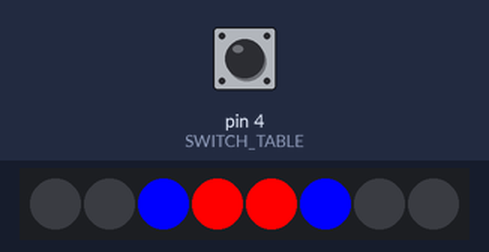
A sketch run on a simulated Arduino Uno, built with avr-gcc and run on an emulated ATmega328P. Parts: 8 RGB LEDs in strip order, left to right. The inputs (shaded band) are chosen by the test bench; at power-on: pin 4 (SWITCH_TABLE) LOW. Dim RGB values are drawn brighter than linear.

Above: at 1.2 s.
1.3 s: pin 4 (SWITCH_TABLE) pulled HIGH for 0.15 s
At 1.74 s:
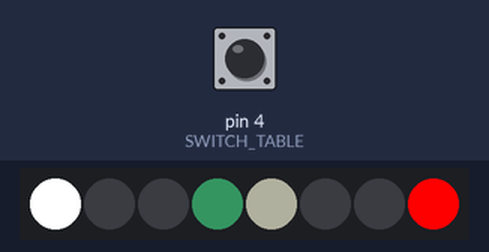
2.0 s: pin 4 (SWITCH_TABLE) pulled HIGH for 1 s
At 2.34 s:
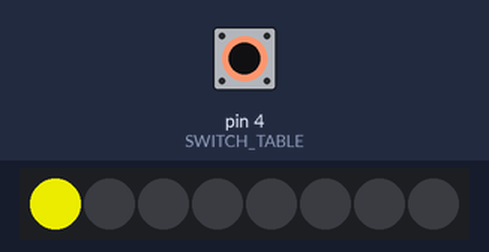
3.6 s: pin 4 (SWITCH_TABLE) pulled HIGH for 0.15 s
4.3 s: pin 4 (SWITCH_TABLE) pulled HIGH for 3.2 s
At 8.77 s:
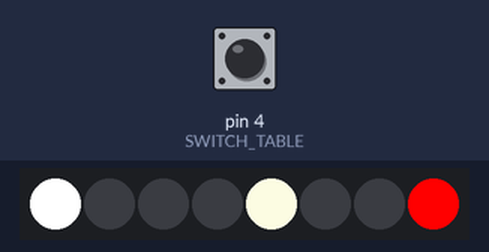
Timing chart, 0 to 15.9 s (numbered marks = the images above; inputs shaded):
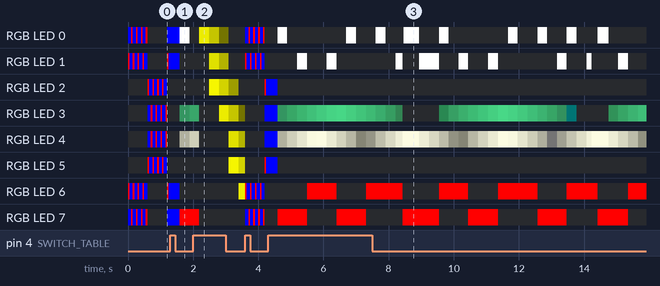

Measured:
- after the input at 1.3 s, the LEDs: change after 0.29 s (image 1)
- after the input at 2.0 s, the LEDs: change after 0.19 s (image 2)
- after the input at 4.3 s, the LEDs: first change after 0.29 s (image 3 shows a later state)

The sketch:

Multi_Blink5_Neo.ino
```cpp
/*
 Multi_Blink5_Neo

 Blink lots of Neopixel LEDs at different frequencies simultaneously, include fades,
 delays and loops in patterns.

 Marco Colli - June 2020

 Demonstrates
  - the way to carry out multiple time based tasks without using the delay() function
  - the use of structures (and unions and structures within structures)
  - a data driven approach to programming to create compact, reusable code

 How this works
 ==============
   This sketch separates the HOW (code) and the WHAT (data) of multi-tasking
   the blinking of LEDs. How we blink LEDS is the same no matter what LED we
   are blinking, so this can be defined independently. Which LEDs the blinking
   applies to and how long it lasts is separately defined and applied to the
   code. This data driven approach is applicable to any number of situations
   where repeated independent actions need to be carried out simultaneously.

   The code used in this sketch implements a general approach to manipulating
   the neopixel animations based on a Finite State Machine. What to do in each
   state of the FSM is defined using the constants MB_*, arranged in data tables
   that are 'run' by the overall FSM. To change the behavior of the software,
   the data table is modified for the new requirements/patterns.

   The sequeunce tables (defined in T[] below) consist of an arbitrary length
   array of sequeunce_t structures that define the parameters for the neopixels
   and 'remember' the current FSM parameters - for example, its current state
   and how long it should last.

   Each sequence_t entry has associated with it up to MAX_STATE states (defined
   using stateDef_t structures) that specify what the FSM will do when it is in
   that state. To change the number of allowable states, modify the MAX_STATE
   constant.

   The tables can be statically or dynamically initialized. In this code the
   patterns are defined statically in the T[] tables.

   The overall effect is that the sequence tables work like a macro programming
   language to direct the how the LEDs should be animated.

 Defining stateDef entries
 =========================
   MB_SET
   ------
   Keep the LED on the specified color for the specified time.

   The macro SET(t, c) is used to statically initialize the set parameters,
   where t is the time to keep the color c on.

   For example, the entry
   { SET(25, CRGB(255,255,255) }
   keeps the color output at the RGB color (255,255,255) for 25 milliseconds.

   MB_LOOP
   -------
   Makes the pattern loop back to the nominated array element in the pattern
   for the specified number of times after a specified delay.

   The macro DO(t, j, n) is used to set the loop parameters, where t is the
   delay time before testing the loop, j is the jump-to array index (zero
   based) to loop back to and n is the total number of times to execute the
   loop. A table entry will loop back to the start when it reaches the end
   or use MB_GOTO for infinite loops.

   For example, the entry
   { DO(10, 0, 3) }
   causes the FSM to delay 10 milliseconds and then loop back to element 0.
   The process is repeated it 2 more time (3 total).

   MB_FADE
   -------
   Fades a led from a starting color to an end color (both FastLED CRGB values)
   over a specified time period. This is, in effect, a special kind of loop that
   interpolates between two colors.

   The macro FADE(t, c1, c2) is used to initialize the fade effect parameters in
   the data structure, where t is the overall time to fade, c1 and c2 are the start
   and end color CRGB values, respectively.

   For example, the entry
   { FADE(500, CRGB(0,0,0), CRGB(255, 255, 255) }
   fades a led between CRGB colors (0,0,0) and (255,255,255) over 500 milliseconds.

   MB_GOTO
   -------
   Go to the state specified as the next state, with an optional time delay
   before jumping to the new state.

   The macro GOTO(t, j) is used to initialize the goto parameters in the data
   structure, where t is the time before jumping to the zero-based jump-to state
   index j.

   For example, the entry
   { GOTO(55, 2) }
   goes to state 2 after 55 milliseconds have elapsed.

   MB_STOP
   -------
   Stop executing the pattern. It disables a pattern from running by changing
   the sequence enable flag to false.

   The macro STOP is used to create a MB_STOP state entry.

   MB_NULL
   -------
   Placemarker for sequence entries that are unused. These entries are skipped.

   The macro NOP (no operation) is used to create a MB_NULL entry.

 Building a ledTable
 ===================
   Whilst ledTable entries are defined and run independently, the patterns are constructed
   by considering and planning how these independent lights interact for the viewer.

   So this data for led index 3
   { 3, {SET(25, CRGB(0,0,0), SET(25, CRGB(255,255,255), DO(0, 0, 3), SET(300, CRGB(0,0,0)} },

   does this:
   State 0 is LED at RGB BLACK for 25 ms
   State 1 is LED at RGB WHITE for 25 ms
   State 2 is loop back to state 0 and repeat it 2 more time (3 total)
   State 3 is LED at RGB BLACK for 300 ms - this is a delay while the 'other' LED blinks (see below)

   So if we want to have a paired LED that works in tandem with this one and is blinking
   while this one is off, we need to implement the logic

   State 0 is LED at RGB BLACK for 300 ms - this is a delay while the 'other' LED blinks (see above)
   State 1 is LED at RGB WHITE for 25 ms
   State 2 is LED at RGB BLACK for 25 ms
   State 3 is loop back to state 1 and repeat it 2 more time (3 total)

   which provides the following table entry for output led 4
   { 4, {SET(300, CRGB(0,0,0), SET(25, CRGB(255,255,255), SET(25, CRGB(0,0,0), DO(0, 0, 3)} },

   So if we look at them as a pair
   { 3, {SET(25, CRGB(0,0,0), SET(25, CRGB(255,255,255), DO(0, 0, 3), SET(300, CRGB(0,0,0)} },
   { 4, {SET(300, CRGB(0,0,0), SET(25, CRGB(255,255,255), SET(25, CRGB(0,0,0), DO(0, 0, 3)} },

   Similarly, more complex patterns and interactions can be planned and configured
   into the data tables.
*/
#include <FastLED.h>

#ifndef DEBUG
#define DEBUG 0   // enable/disable debug output
#endif

#if DEBUG
#define PRINT(s, v)   { Serial.print(F(s)); Serial.print(v); }
#define PRINTX(s, v)  { Serial.print(F(s)); Serial.print(F("0x")); Serial.print(v, HEX); }
#define PRINTS(s)     { Serial.print (F(s)); }
#define PRINTSTATE(s, l, i) \
{ \
  Serial.print(F("\n")); Serial.print(now); \
  Serial.print(F(" ")); Serial.print(F(s)); \
  Serial.print(F(" L:")); Serial.print(l); \
  Serial.print(F("[")); Serial.print(cs); \
  Serial.print(F("]")); \
}
#else
#define PRINT(s, v)
#define PRINTX(s, v)
#define PRINTS(s)
#define PRINTSTATE(s, l, i)
#endif

const uint8_t SWITCH_TABLE = 4;  // switch between patterns using this input

// FastLED --------------
// For led chips like Neopixels, which have a data line, ground, and power, you just
// need to define DATA_PIN.  For led chipsets that are SPI based (four wires - data, clock,
// ground, and power), like the LPD8806 define both DATA_PIN and CLOCK_PIN
const uint8_t LED_DATA_PIN = 2;
// const uint8_t CLOCK_PIN = 13;

const uint8_t NUM_LEDS = 8;     // define the number of LEDs in the LED string

#define LED_TYPE    WS2812      // FastLED - LED type
#define COLOR_ORDER GRB         // FastLED - RGB color order

CRGB leds[NUM_LEDS];            // FastLED - define the array of leds
bool needsUpdate;               // true when a color has changed

// State values for the Finite State Machine (FSM)
typedef enum { MB_NULL, MB_SET, MB_FADE, MB_LOOP, MB_GOTO, MB_STOP} state_t;

// Class to encapsulate fading a neopixel using Bresenham's algorithm
// for a straight line in 3D (RGB color) space.
// Algorithm implementation adapted from http://members.chello.at/easyfilter/bresenham.html
class cNeoFade
{
public:

  cNeoFade(void) { _ended = true; }

  inline bool isEnded(void) { return(_ended); }

  void setFade(uint16_t period, const CRGB &rgb0, const CRGB &rgb1)
  // initialize for a fade between rgb0 and rgb1
  {
    _r0 = rgb0.r;  _r1 = rgb1.r;
    _g0 = rgb0.g;  _g1 = rgb1.g;
    _b0 = rgb0.b;  _b1 = rgb1.b;

    _dR = uiabs(_r1, _r0);  _sR = _r0 < _r1 ? 1 : -1;
    _dG = uiabs(_g1, _g0);  _sG = _g0 < _g1 ? 1 : -1;
    _dB = uiabs(_b1, _b0);  _sB = _b0 < _b1 ? 1 : -1;
    _dMax = max3(_dR, _dG, _dB);
    _steps = _dMax;
    _r1 = _g1 = _b1 = _dMax / 2;            /* error offset */

    // step timing
    _timeInterval = period / _steps;
    if (_timeInterval == 0) _timeInterval = 1;
    _timeStart = 0;

    _ended = false;
  }

  bool getNext(uint32_t nowTime, CRGB *rgb)
  // Get the next coordinate on the fade 'line'
  // Return true if the coordinate returned is valid
  {
    if (!_ended && nowTime - _timeStart < _timeInterval)
      return(false);

    _timeStart = millis();

    rgb->r = _r0; rgb->g = _g0; rgb->b = _b0;

    _ended = (_steps == 0);
    if (!_ended)
    {
      _steps--;
      _r1 -= _dR; if (_r1 < 0) { _r1 += _dMax; _r0 += _sR; }
      _g1 -= _dG; if (_g1 < 0) { _g1 += _dMax; _g0 += _sG; }
      _b1 -= _dB; if (_b1 < 0) { _b1 += _dMax; _b0 += _sB; }
    }

    return(!_ended);
  }

private:
  int16_t _r0, _g0, _b0, _r1, _g1, _b1, _steps;
  int16_t _dR, _dG, _dB, _dMax;
  int8_t _sR, _sG, _sB;
  bool _ended;

  // timing parameters
  uint32_t _timeStart; // animation time start
  uint32_t _timeInterval; // interval between color changes

  inline uint16_t uiabs(uint16_t a, uint16_t b) { return((a > b) ? (a - b) : (b - a)); }

  uint16_t max3(uint16_t x, uint16_t y, uint16_t z)
  // find and return the maximum of 3 values
  {
    uint16_t m = z;    // assume z to start with

    if (x > y) { if (x > z) m = x; }
    else { if (y > z) m = y; }

    return(m);
  }
};

// The number of state definitions for each element of the LED table.
// There are up to MAX_STATE transitions allowed per element of the LED table.
// If more than the number defined are required, change this constant.
// NOTE: All the table entries will get MAX_STATE transitions allocated, even
// if they are not used, so big numbers use up lots of memory!
const uint8_t MAX_STATE = 5;

#define  ARRAY_SIZE(a)  (sizeof(a)/sizeof((a)[0]))

// Data structures for the state definition and the LED table
typedef struct
{
  state_t  stateID;       // state value for this state (MB_*)
  uint32_t activeTime;    // active time for this state

  // various state presets
  uint32_t data1;        // the color for this on/off state or start of fade
  uint32_t data2;        // end color fade
} stateDef_t;

typedef struct
{
  uint8_t ledId;          // led number in the LED array
  stateDef_t state[MAX_STATE];  // the MB_* state definitions. Add more states if required
} sequence_t;

typedef struct
{
  // sequence variables
  bool       enabled;        // true if this table entry is enabled
  uint8_t    currentState;   // index of currently active state
  uint32_t   lastWakeup;     // saves the millis() value when last woken up

  // state variables
  cNeoFade* nf;      // neofade object to control fading execution
  uint16_t counter;  // current loop counter
} scratchpad_t;

// Macros used to statically initialize the data
#define  SET(t, c)        {MB_SET,(t),(c),0}
#define  DO(t, j, n)      {MB_LOOP,(t),(j),(n)}
#define  FADE(t, c1, c2)  {MB_FADE,(t),(c1),(c2)}
#define  GOTO(t, j)       {MB_GOTO,(t),(j),0}
#define  STOP             {MB_STOP,0,0,0}
#define  NOP              {MB_NULL,0,0,0}

// Sequence Tables - Modify these tables to suit whatever the output
// requirements are.
// Add or delete lines as required to achieve the desired effects.
// Have multiple tables and switch between them to create different effects
// based on external inputs or use.
const sequence_t PROGMEM T1[] =
{
  // Alternate double flashers, like emergency vehicles
  { 0, {SET(100, CRGB::Blue), SET(50, CRGB::Red), DO(0, 0, 4), SET(600, CRGB::Black), NOP} },
  { 1, {SET(50, CRGB::Red), SET(100, CRGB::Blue), DO(0, 0, 4), SET(600, CRGB::Black), NOP} },
  { 2, {SET(600, CRGB::Black), SET(50, CRGB::Red), SET(100, CRGB::Blue), DO(0, 1, 4), NOP} },
  { 3, {SET(600, CRGB::Black), SET(100, CRGB::Blue), SET(50, CRGB::Red), DO(0, 1, 4), NOP} },
  { 4, {SET(600, CRGB::Black), SET(100, CRGB::Blue), SET(50, CRGB::Red), DO(0, 1, 4), NOP} },
  { 5, {SET(600, CRGB::Black), SET(50, CRGB::Red), SET(100, CRGB::Blue), DO(0, 1, 4), NOP} },
  { 6, {SET(50, CRGB::Red), SET(100, CRGB::Blue), DO(0, 0, 4), SET(600, CRGB::Black), NOP} },
  { 7, {SET(100, CRGB::Blue), SET(50, CRGB::Red), DO(0, 0, 4), SET(600, CRGB::Black), NOP} },
};
scratchpad_t S1[ARRAY_SIZE(T1)];

const sequence_t PROGMEM T2[] =
{
  // Aircraft wing tip flashers
  { 0, {SET(20, CRGB::White), SET(50, CRGB::Black), DO(0, 0, 3), SET(250, CRGB::White), SET(530, CRGB::Black)} },
  { 1, {SET(530, CRGB::Black), SET(20, CRGB::White), SET(50, CRGB::Black), DO(0, 1, 3), SET(250, CRGB::White)} },
  // Simple fade in/out 5 times and then stop
  { 3, {FADE(2048, CRGB::Black, CRGB::SeaGreen), FADE(2048, CRGB::SeaGreen, CRGB::Black), DO(1000, 0, 4), STOP, NOP} },
  // Revolving lighthouse beam
  { 4, {FADE(1400, CRGB::Black, CRGB::Beige), SET(100, CRGB::Beige), FADE(1400, CRGB::Beige, CRGB::Black), NOP, NOP} },
  // Railway crossing alternating red
  { 6, {SET(1000, CRGB::Black), SET(1000, CRGB::Red), NOP, NOP, NOP} },
  { 7, {SET(1000, CRGB::Red), SET(1000, CRGB::Black), NOP, NOP, NOP} },
};
scratchpad_t S2[ARRAY_SIZE(T2)];

const uint16_t T_WAIT = 200;
const uint16_t T_FADE = (NUM_LEDS/2)*T_WAIT;
const uint32_t COL_ON = (uint32_t)CRGB::Yellow;
const uint32_t COL_OFF = (uint32_t)CRGB::Black;
const sequence_t PROGMEM T3[] =
{
  // Fading LED chaser
  { 0, {GOTO(T_WAIT * 0, 1), FADE(T_FADE, COL_ON, COL_OFF), GOTO(T_WAIT * 7, 0), NOP, NOP} },
  { 1, {GOTO(T_WAIT * 1, 1), FADE(T_FADE, COL_ON, COL_OFF), GOTO(T_WAIT * 6, 0), NOP, NOP} },
  { 2, {GOTO(T_WAIT * 2, 1), FADE(T_FADE, COL_ON, COL_OFF), GOTO(T_WAIT * 5, 0), NOP, NOP} },
  { 3, {GOTO(T_WAIT * 3, 1), FADE(T_FADE, COL_ON, COL_OFF), GOTO(T_WAIT * 4, 0), NOP, NOP} },
  { 4, {GOTO(T_WAIT * 4, 1), FADE(T_FADE, COL_ON, COL_OFF), GOTO(T_WAIT * 3, 0), NOP, NOP} },
  { 5, {GOTO(T_WAIT * 5, 1), FADE(T_FADE, COL_ON, COL_OFF), GOTO(T_WAIT * 2, 0), NOP, NOP} },
  { 6, {GOTO(T_WAIT * 6, 1), FADE(T_FADE, COL_ON, COL_OFF), GOTO(T_WAIT * 1, 0), NOP, NOP} },
  { 7, {GOTO(T_WAIT * 7, 1), FADE(T_FADE, COL_ON, COL_OFF), GOTO(T_WAIT * 0, 0), NOP, NOP} },
};
scratchpad_t S3[ARRAY_SIZE(T3)];

void LEDInit(void)
{
  for (uint8_t i = 0; i < NUM_LEDS; i++)
    leds[i] = CRGB::Black;
  needsUpdate = true;
}

void BlinkInit(scratchpad_t *pS, const uint8_t tableSize)
// Initialize one sequence's scratchpad data
{
  uint32_t now = millis();

  for (uint8_t i=0; i < tableSize; i++, pS++)
  {
    pS->enabled = true;
    pS->currentState = 0;
    pS->lastWakeup = now;
    pS->counter = 0;
    if (pS->nf != nullptr)
    {
      delete pS->nf;
      pS->nf = nullptr;
    }
  }
  needsUpdate = true;
}

void MultiBlink(const sequence_t *pT, scratchpad_t *pS, const uint8_t tableSize)
// Finite state machine that uses the data passed to it to run the show
{
  uint32_t now = millis();      // keep the same time base for all LEDs

  for (uint8_t i=0; i < tableSize; i++, pT++, pS++)
  {
    if (pS->enabled)
    {
      uint8_t  cs = pS->currentState;  // current state shortcut variable
      bool timeExpired;
      bool setNextState = false;  // flag to move the next in sequence
      int16_t nextState = -1;     // holds the next state index number for jumps
      sequence_t T;

      // make a local RAM copy of sequence table entry
      memcpy_P(&T, pT, sizeof(T));

/*
      //   Deep debugging here - too much text for normal tracing
      PRINT("\nIX:", i);
      PRINT(" L:", T.ledId);
      PRINT(" sIX:", pS->currentState);
      PRINT(" ID:", T.state[cs].stateID);
      PRINT(" T:", T.state[cs].activeTime);
      PRINT(" D:[", T.state[cs].data1);
      PRINT(",", T.state[cs].data2);
      PRINTS("]");
*/
      // check timers expiration
      timeExpired = (now - pS->lastWakeup >= T.state[cs].activeTime);
      if (timeExpired) PRINTSTATE(">> TIME ", T.ledId, cs);

      switch (T.state[cs].stateID)
      {
      case MB_SET:   // set a led color
        setNextState = timeExpired;
        // avoid FastLED updates if we don't need them
        // (ie, set the color once only)
        if (leds[T.ledId] != CRGB(T.state[cs].data1))
        {
          PRINTSTATE("> SET ", T.ledId, cs);
          PRINTX(" RGB:", T.state[cs].data1);
          leds[T.ledId] = CRGB(T.state[cs].data1);
          needsUpdate = true;
        }
        break;

      case MB_FADE:  // transition fade between colors
        setNextState = timeExpired;

        if (setNextState)   // this is the last step in the fade sequence
        {
          PRINTSTATE("> FADE E", T.ledId, cs);
          PRINT(" T:", now - pS->lastWakeup);
          PRINT("/", T.state[cs].activeTime);
          PRINTS("ms");

          // clean up the temporary fade object ...
          if (pS->nf != nullptr) delete pS->nf;
          pS->nf = nullptr;

          // ... and definitely set the final color!
          // This is needed because there may be a mismatch between aplication
          // and cNeoFade class timers due to integer rounding errors when calculating
          // (period/steps). We want to give the main application timer priority, so
          // if the whole transition is not completed we need to ensure the final
          // color is explicitly set here.
          leds[T.ledId] = CRGB(T.state[cs].data2);
          needsUpdate = true;
        }
        else
        {
          if (pS->nf == nullptr)
          {
            cNeoFade* nf = new cNeoFade;

            PRINTSTATE("> FADE S", T.ledId, cs);
            if (nf == nullptr) PRINTS(" !!! No memory allocated");

            // first time - set up the fade object and main timer
            pS->nf = nf;
            if (nf != nullptr)
              nf->setFade(T.state[cs].activeTime, CRGB(T.state[cs].data1), CRGB(T.state[cs].data2));

            // ... and set the initial color
            leds[T.ledId] = CRGB(T.state[cs].data1);
            needsUpdate = true;
          }
          else if (!pS->nf->isEnded())  // fade transition still happening
          {
            // ask for next coordinates and show if they have changed
            CRGB rgb;

            if (pS->nf->getNext(now, &rgb))
            {
              //PRINTSTATE("> FADE U", T.ledId, cs);
              //PRINT(" R:", rgb.r); PRINT(" G:", rgb.g); PRINT(" B:", rgb.b);
              leds[T.ledId] = rgb;
              needsUpdate = true;
            }
          }
        }
        break;

      case MB_LOOP:  // loop back to specified state if there is still count left
        if (timeExpired)
        {
          pS->counter++;    // just done one more loop

          PRINTSTATE("> LOOP", T.ledId, cs);

          // keep looping or push through to next sequential?
          if (T.state[cs].data2 > pS->counter)
          {
            PRINT(" J:", T.state[cs].data1);
            // keep looping!
            nextState = T.state[cs].data1;
          }
          else
          {
            PRINTS(" end");
            // looping completed, reset counters for next execution
            pS->counter = 0;
            setNextState = true;
          }
        }
        break;

      case MB_GOTO:  // go to the specified sequence index (unconditional jump)
        // check if the delay time has expired
        if (timeExpired)
        {
          PRINTSTATE("> GOTO", T.ledId, cs);
          PRINT(" J:", T.state[cs].data1);
          nextState = T.state[cs].data1;
        }
        break;

      case MB_STOP:  // do nothing as we want this sequence to end with this entry
        PRINTSTATE("> STOP", T.ledId, cs);
        pS->enabled = false;
        break;

      case MB_NULL:  // nothing to do, skip this and keep going
        PRINTSTATE("> NULL", T.ledId, cs);
        setNextState = true;
        break;

      default:      // just note stupid error states and move on
        PRINTSTATE("> !!! UNKNOWN:", T.ledId, cs);
        setNextState = true;
        break;
      }

      // set next state if required
      if (setNextState)
        nextState = pS->currentState + 1;

      if (nextState != -1)
      {
        pS->lastWakeup += T.state[cs].activeTime;
        pS->currentState = nextState % MAX_STATE; // keep it in bounds
        PRINT(" S->", nextState);
      }
    } // if enabled
  } // for
}

bool switchState(void)
// Detect a rising edge from the switch
// return true when detected
{
  static bool  bLastHigh = true;
  bool  b = (digitalRead(SWITCH_TABLE) == HIGH);
  bool  bRet = !bLastHigh && b;

  bLastHigh = b;

  return(bRet);
}

void InitTables(void)
// Initialize all the LED tables
{
  LEDInit();
  BlinkInit(S1, ARRAY_SIZE(S1));
  BlinkInit(S2, ARRAY_SIZE(S2));
  BlinkInit(S3, ARRAY_SIZE(S3));
}

void setup(void)
{
#if DEBUG
  Serial.begin(57600);
#endif
  PRINTS("\n[MultiBlink5 Neo]");
  PRINT("\nSize of stateDef_t: ", sizeof(stateDef_t));
  PRINT("\nSize of sequence_t: ", sizeof(sequence_t));
  PRINT("\nSize of cNeoFade  : ", sizeof(cNeoFade));

  FastLED.addLeds<LED_TYPE, LED_DATA_PIN, COLOR_ORDER>(leds, NUM_LEDS);
  FastLED.setBrightness(255);

  InitTables();
}

void loop(void)
{
  static uint8_t nTable = 0;

  // check if we need to switch table
  if (switchState())
  {
    nTable++;
    InitTables();
  }

  if (needsUpdate)  // this can be set in a few different places!
  {
    FastLED.show();
    needsUpdate = false;
  }

  // run with the selected table
  switch(nTable)
  {
  case 0:  MultiBlink(T1, S1, ARRAY_SIZE(T1));  break;
  case 1:  MultiBlink(T2, S2, ARRAY_SIZE(T2));  break;
  case 2:  MultiBlink(T3, S3, ARRAY_SIZE(T3));  break;
  default:  nTable = 0;
  }
}
```
